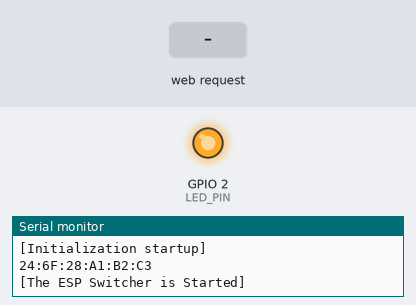
This sketch was run on a simulated ESP8266 (NodeMCU). Shown: output pins drawn as LEDs (lit = HIGH), the last lines printed to the serial monitor. The test bench sets the inputs (shaded band).

Above: at 1.3 s.
1.4 s: HTTP request GET /LED/on received
At 2.3 s:
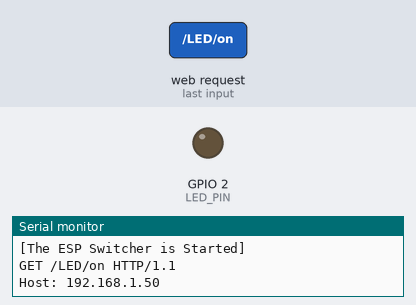
4.4 s: HTTP request GET /LED/off received
At 5.8 s:
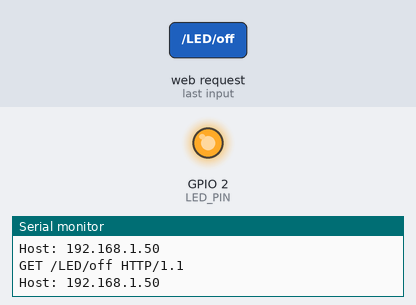
Timing chart, 0 to 7.4 s (numbered marks = the images above; inputs shaded):
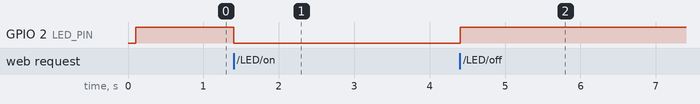

Measured:
- after the input at 1.4 s, GPIO 2 (LED_PIN): HIGH → LOW at once
- after the input at 4.4 s, GPIO 2 (LED_PIN): LOW → HIGH at once

The sketch:

ESP_LED_switcher.ino
```cpp
#include <ESP8266WiFi.h>

#define LED_PIN LED_BUILTIN
#define LED_ON LOW
#define LED_OFF HIGH

#ifdef DEBUG_ESP_PORT
#  define DEBUG_MSG(...)                                                \
  DEBUG_ESP_PORT.printf("DBG:%s:%s:%d:", __FILE__, __FUNCTION__, __LINE__); \
  DEBUG_ESP_PORT.printf(__VA_ARGS__);                                   \
  Serial.flush()
#else
#  define DEBUG_MSG(...) (void) 0
#endif


// Replace with your network credentials
const char *ESP_SSID = "This ESP AP";
const char *ESP_password = "S1mpl3Passw0rdT00";
const int ESP_port = 5555;

// Set web server
WiFiServer server(ESP_port);

bool led_status = false;

unsigned long int last_time = 0;
#define TIMEOUT_DELAY 2000

void setup() {
  Serial.begin(115200);
  while (!Serial) {
    delay(10);
  }
#ifdef DEBUG_ESP_PORT
  DEBUG_ESP_PORT.setDebugOutput(true);
#endif
  Serial.println("");
  Serial.flush();
  Serial.println("[Initialization startup]");

  pinMode(LED_PIN, OUTPUT);
  WiFi.setPhyMode(WIFI_PHY_MODE_11N);
  WiFi.persistent(false);
  WiFi.disconnect(true); //ESP has tendency to store old SSID and password and tries to connect
  WiFi.softAPdisconnect(true);
  WiFi.mode(WIFI_AP);
  delay(100);
  WiFi.printDiag(Serial);
  Serial.println(WiFi.macAddress());

  WiFi.softAP(ESP_SSID, ESP_password);
  digitalWrite(LED_PIN, LED_OFF);
  led_status = false;
  server.begin();
  Serial.println("[The ESP Switcher is Started]\n");
}

String HtmlButton(const String &action, bool enabled, const String &label = "") {
  String _label = label;
  if (_label.isEmpty()) {
    _label = action;
    _label.toUpperCase();
  }
  String html_code = "<p>";
  html_code += "<button class=\"button ";
  html_code += (enabled ? "enabled" : "disabled");
  html_code += "\">";
  html_code += "<a href=\"/LED/" + action + "\">";
  html_code += _label;
  html_code += "</a>";
  html_code += "</button>";
  html_code += "</p>";
  return html_code;
}

void loop(){
  WiFiClient client = server.available();   // Listen for incoming clients
  String currentLine = "";
  String header = "";

  if (client) {                             // If a new client connects,
    long unsigned int now = millis();
    last_time = now;
    DEBUG_MSG("New Client.\n");
    String data = "";                // make a String to hold incoming data from the client
    while (client.connected() && ((now - last_time) <= TIMEOUT_DELAY)) {
      now = millis();
      if (client.available()) {             // if there's bytes to read from the client,
        char c = client.read();             // read a byte, then
        Serial.print(c);
        header += c;
        if (c == '\n') {                    // if the byte is a newline character
          // if the current line is blank, you got two newline characters in a row.
          // that's the end of the client HTTP request, so send a response:
          if (currentLine.length() == 0) {
            // HTTP headers always start with a response code (e.g. HTTP/1.1 200 OK)
            // and a content-type so the client knows what's coming, then a blank line:
            client.println("HTTP/1.1 200 OK");
            client.println("Content-type:text/html");
            client.println("Connection: close");
            client.println();

            // switch the LED on or off
            if (header.indexOf("GET /LED/on") >= 0) {
              DEBUG_MSG("Switch LED on\n");
              led_status = true;
              digitalWrite(LED_PIN, LED_ON);
            } else if (header.indexOf("GET /LED/off") >= 0) {
              DEBUG_MSG("Switch LED off\n");
              led_status = false;
              digitalWrite(LED_PIN, LED_OFF);
            } else if (header.indexOf("GET /LED/toggle") >= 0) {
              DEBUG_MSG("Toggle LED\n");
              led_status = !led_status;
              digitalWrite(LED_PIN, led_status ? LED_ON : LED_OFF);
            }

            // Display the HTML web page
            client.println("<!DOCTYPE html><html>");
            client.println("<head><meta name=\"viewport\" content=\"width=device-width, initial-scale=1\">");
            client.println("<link rel=\"icon\" href=\"data:,\">");
            client.println("<style>");
            client.println("html { font-family: Helvetica; display: inline-block; margin: 0px auto; text-align: center;}");
            client.println(".button { border: none; color: white; background-color: black; padding: 16px 40px; text-decoration: none; font-size: 30px; margin: 2px; cursor: pointer;}");
            client.println(".enabled {background-color: #33AA33;}");
            client.println(".disabled {pointer-events: none; cursor: not-allowed; background-color: #AA9999;}");
            client.println("</style></head>");

            // Web Page Heading
            client.println("<body><h1>ESP8266 LED switcher</h1>");

            // Display current state, and ON/OFF buttons for the builtin LED
            client.println(String("<p>LED State ") + (led_status ? "On" : "Off") + "</p>");
            client.println(HtmlButton("on", !led_status));
            client.println(HtmlButton("off", led_status));
            client.println(HtmlButton("toggle", true, "Toggle"));
            client.println("</body></html>");

            // The HTTP response ends with another blank line
            client.println();
            // Break out of the while loop
            break;
          } else { // if you got a newline, then clear currentLine
            currentLine = "";
          }
        } else if (c != '\r') {  // if you got anything else but a carriage return character,
          currentLine += c;      // add it to the end of the currentLine
        }
      }
    }
    // Clear the header variable
    header = "";
    // Close the connection
    client.stop();
    DEBUG_MSG("Client disconnected.\n\n");
  }
}

// Local Variables:
// mode: c++
// End:
```
